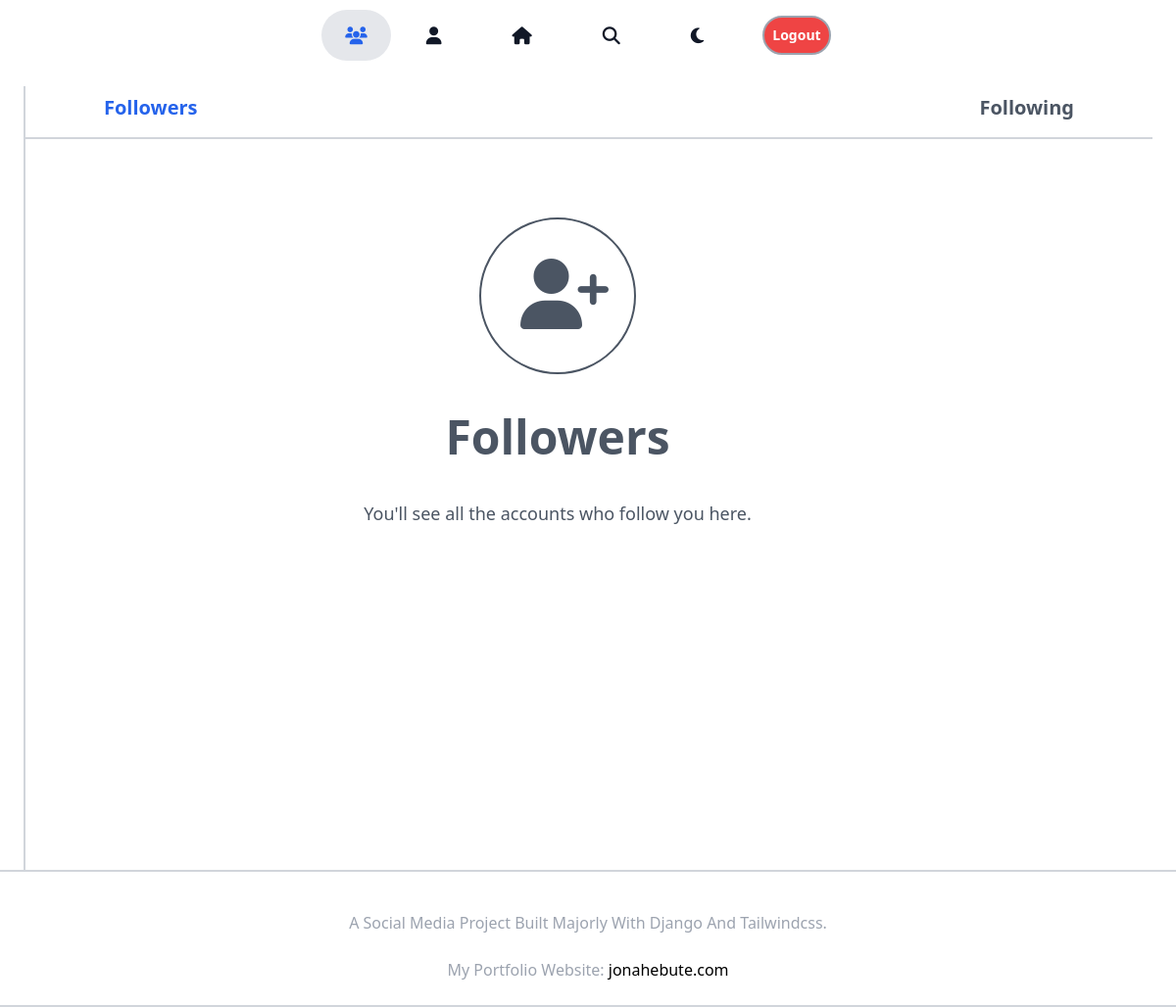
The app's page /profile/john/followers/ (signed in), older data.
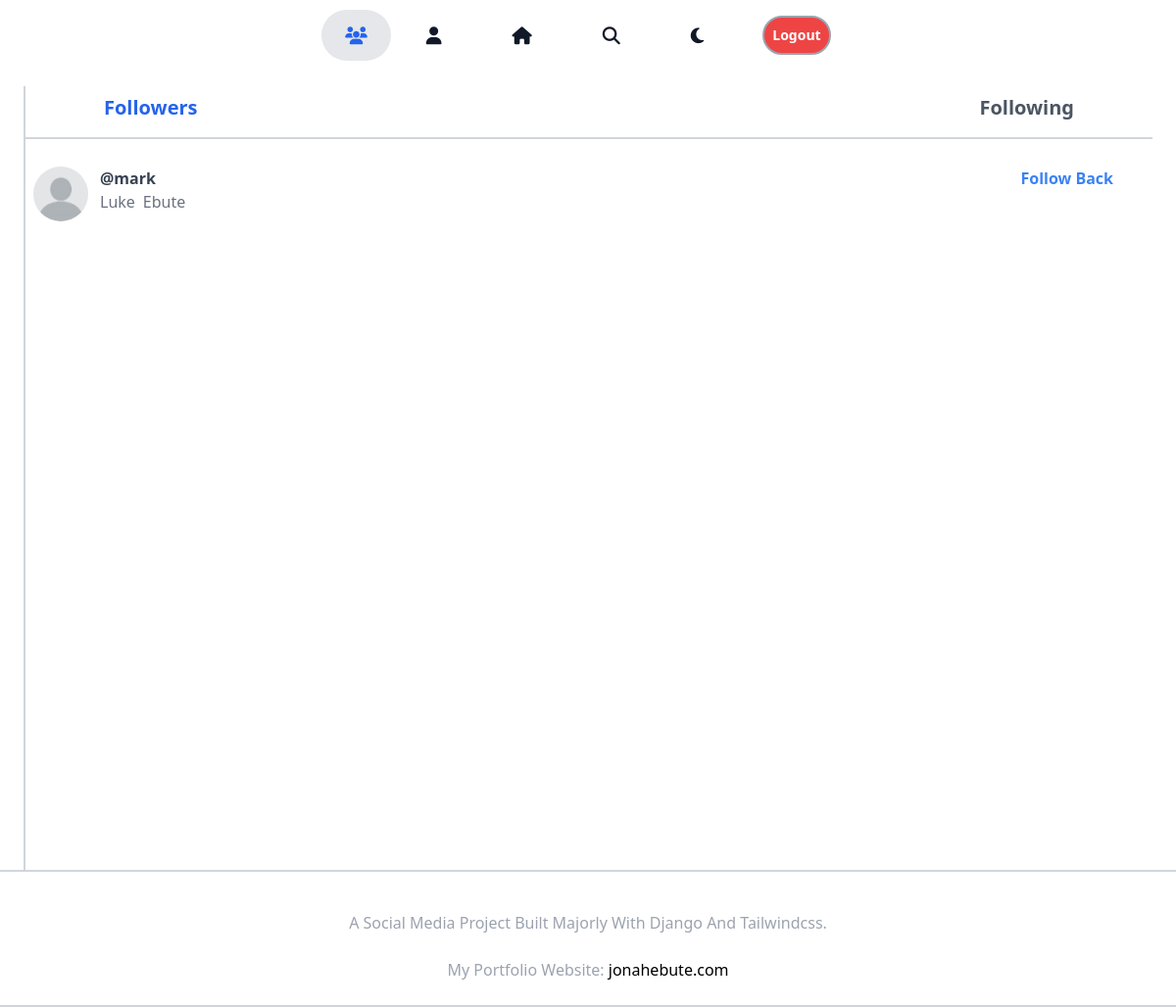
The same page, newer data.
### core/models.py (models this page shows, shortened)
class Profile(models.Model):
    username = models.CharField(blank=True,null=True,max_length=30)
    user = models.OneToOneField(User, on_delete=models.CASCADE)
    name_first = models.CharField(max_length=50,null=True)
    name_last = models.CharField(max_length=50,null=True)
    id_user = models.IntegerField()
    profile_pics=models.ImageField(null=True,blank=True,upload_to='profile_pics', default = 'profile_pics/defaultimage2.jpg')
    background_profile_pics=models.ImageField(null=True,blank=True,upload_to='bg_profile_pics', default = 'bg_profile_pics/defaultimage.jpg')
    country = models.CharField(max_length=40,null=True,blank=True,default="")
    city = models.CharField(max_length=40,null=True,blank=True,default="")
    bio = models.TextField(blank = True, null = True,default="")
    followers = models.ForeignKey('Follow', on_delete=models.CASCADE,blank=True,null=True,related_name='followers')
    following = models.ForeignKey('Follow', on_delete=models.CASCADE,blank=True,null=True)
    email = models.EmailField(null=True,blank=True)

### core/views.py (the view)
# urls.py: path('profile/<str:username>/followers/',FollowersView, name = 'followers'),
@login_required()
def FollowersView(request,username):
    user_object = User.objects.get(username = request.user.username)
    user_lists = []
    followers_list = []
    followers_object = Follow.objects.filter(following = username)
    for follower_object in followers_object:
        user_objects = User.objects.filter(username = follower_object.user).first()
        user_lists.append(user_objects)
    for user in user_lists:
        user_profiles = Profile.objects.filter(user = user).first()
        followers_list.append(user_profiles)
    context = {'profiles':followers_list,'user_object':user_object}
    return render(request,'followers.html',context)

### core/templates/followers.html (shortened to what this page needs)
{%extends 'base.html'%}
{%load static%}
{%block content%}
<div class="dark:bg-black overflow-hidden">
    <div class="text-gray-100 flex justify-center mx-auto pb-4 sticky top-0 bg-white dark:bg-black z-10">
        {%include 'partials/navbar2.html'%}
    </div>
    <div class="flex justify-center items-center max-w-6xl mx-auto bg-white dark:bg-black">
        <div class="border-l-2 border-gray-300 dark:border-gray-600 w-full h-screen">
            <div class="flex justify-between mb-3 px-10 text-xl font-semibold border-b-2 border-gray-300 dark:border-gray-600 pb-2">
                <span class="text-blue-600 hover:bg-gray-200 dark:hover:bg-gray-800 px-10 py-2">Followers</span>
                <a href="../following?username={{user_profile.user.username}}" class="hover:bg-gray-200 dark:hover:bg-gray-800 px-10 py-2 text-gray-600 dark:text-white">Following</a>
            </div>
            {%if profiles%}
                {%for profile in profiles reversed%}
                <div class="flex justify-between py-4 px-2">
                    <div>
                        <a href="{%url 'profile' username=profile.user.username%}" class="flex space-x-3">
                            <img class="rounded-full w-14 h-14" src="{{profile.profile_pics.url}}" alt="profile_image">
                            <div>
                                <p class="font-semibold text-gray-700 dark:text-white">@{{profile.user.username}}</p>
                                <span class="flex space-x-2">
                                    <p class="text-gray-500 dark:text-gray-400 first-letter:uppercase">{{profile.name_first}}</p>
                                    <p class="text-gray-500 dark:text-gray-400 first-letter:uppercase">{{profile.name_last}}</p>
                                </span>
                            </div>
                        </a>
                    </div>
                    <div class="font-semibold pb-2 text-blue-500 pr-6">
                        {%if profile.user.username == profile.followers.following%}
                            <p class="px-2 bg-white rounded-md duration-300 hover:bg-gray-200">Following</p>
                        {%else%}
                            <a href="/follow?otherusername={{profile.user.username}}"><p class="px-2 bg-white rounded-md duration-300 hover:bg-gray-200">Follow Back</p></a>
                        {%endif%}
                    </div>
                </div>
                {%endfor%}
            {%else%}
            <div class="mt-20 flex justify-center text-gray-600 dark:text-gray-200 md:pr-16">
                <div class="flex flex-col items-center">
                    <i class="fa-solid fa-user-plus text-7xl p-10 border-2 border-gray-600 dark:border-gray-200 rounded-full w-40 h-40"></i>
                    <p class="font-semibold text-5xl py-10">Followers</p>
                    <p class="flex text-center text-lg">You'll see all the accounts who follow you here.</p>
                </div>
            </div>
            {%endif%}
        </div>
    </div>
    {%include 'partials/footnote.html'%}
</div>
{%endblock%}

Row changes from the older to the newer data that the page shows:
added Profile: profile_pics (placeholder picture), user.username "mark", name_first "luke", name_last "ebute"
Text that changed along with them:
text no longer shown: "Followers You'll see all the accounts who follow you here."
